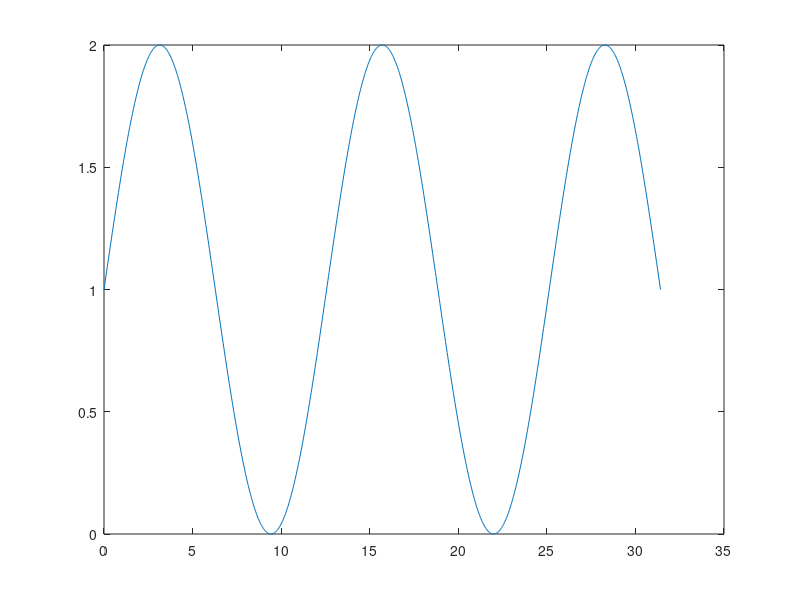
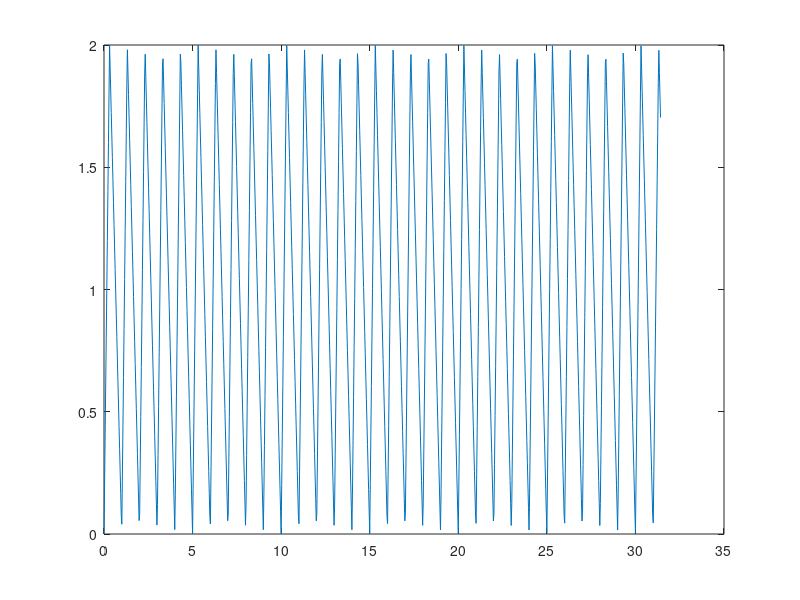
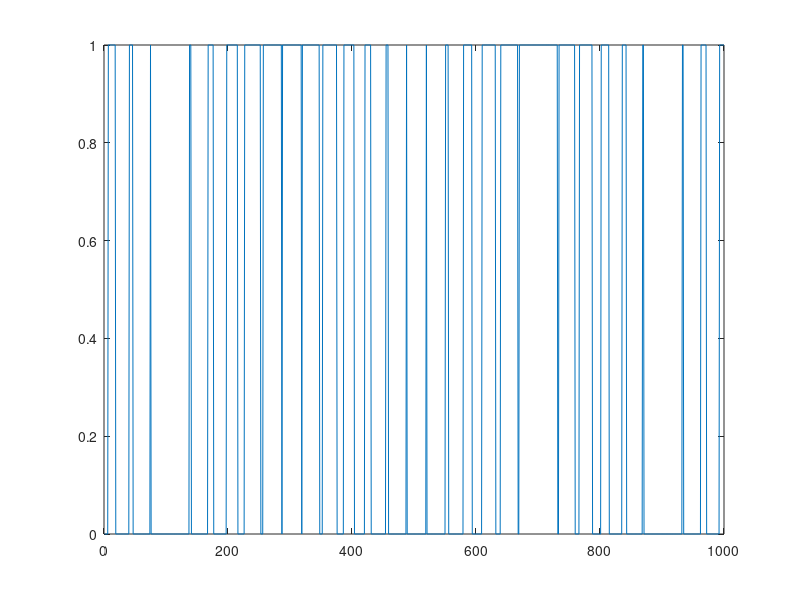

Source code (MATLAB) for these figures, in order:
%SPWM
close all;clear all;
x=linspace(0,10*pi,1000);
y1=sin(0.5*x)+1;
%x = 0:0.01:5;
%y2 = mod(x, 0.003);
y2 =sawtooth(2*pi*x,pi/10)+1;
figure;plot(x,y1)
figure ;plot(x,y2)
z=zeros(1,1000);
 for m=1:1000
     if(y1(m)>y2(m))
         z(m)=0;
     else 
         z(m)=1;
     end
 end
 figure;plot(z)
 
